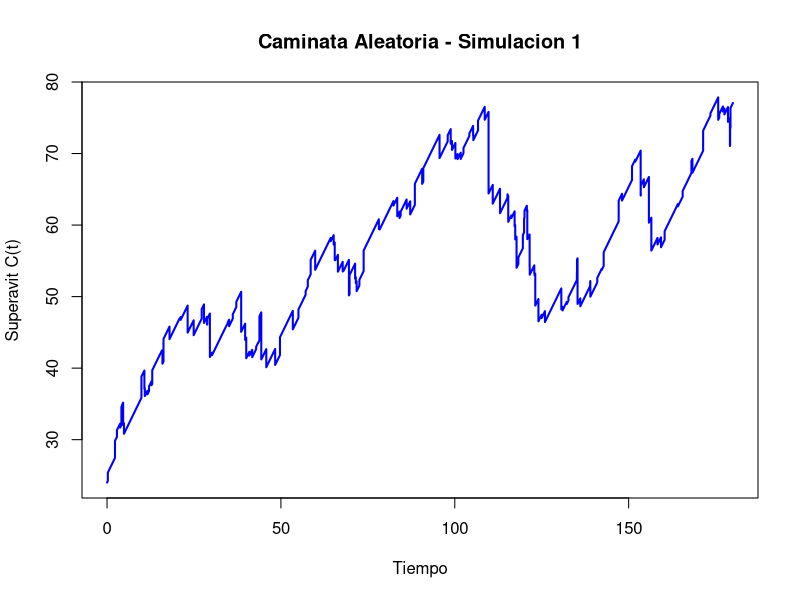
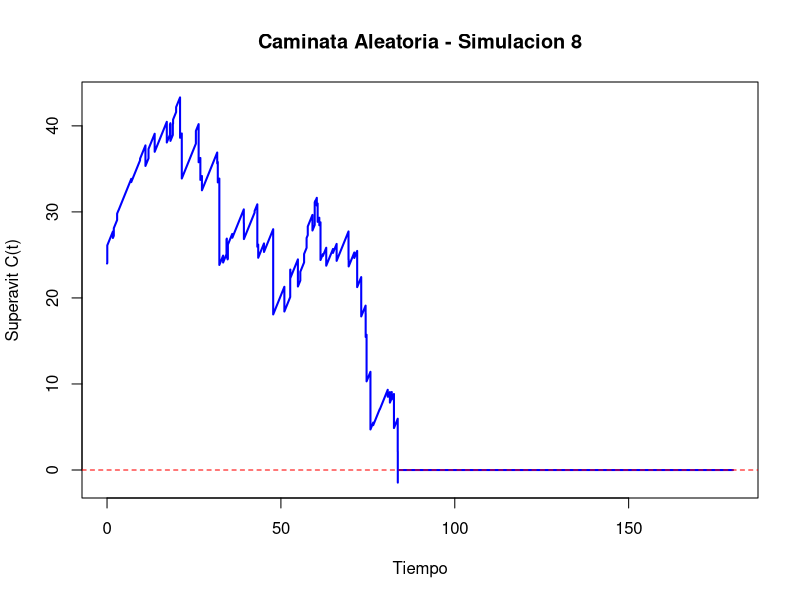

These charts were generated, in order, by the following R code: (Note: a time limit stopped this script after it produced the figures.)
set.seed(89)  # para reproducibilidad

### MODELO ###

# PARTE IV: Sensibilidad al horizonte temporal
# 15 anios

## Parametros generales del modelo
u <- 24 # capital inicial
c <- 1 # tasa de ingreso de primas por unidad de tiempo
Tmax <- 180 # tiempo total a simular
nsim <- 10000 # Numero de simulaciones para Monte Carlo

## Parametros de frecuencia
# Parametros de la distribucion de arribos de siniestros (Exponencial)
lambda <- 0.6
# Parametros de la distribucion de arribos de inyecciones (Exponencial)
lambda_2 <- 0.3

## Parametros de tamano
# Parametros de la distribucion de tamanos de siniestros (Exponencial)
lambda_3 <- 0.5
# Parametros de la distribucion de tamanos de inyecciones (Gamma)
alpha <- 2
sigma <- 0.6

### Monte Carlo ###

## Condiciones iniciales
contador_ruinas <- 0 # Contador de ruinas
contador_no_ruinas <- 0 # Contador de no-ruinas
tiempos_ruina <- numeric() # Tiempos de ruinas
utilidades <- numeric(nsim) # Utilidades
graficado_ruina <- FALSE
graficado_no_ruina <- FALSE

## Simulaciones
for (i in 1:nsim) {
  
  ## Tiempos de arribo de los siniestros
  arribos_brutos_sin <- cumsum(rexp(n = Tmax * lambda * 2, rate = lambda))
  if (tail(arribos_brutos_sin, 1) < Tmax) {
    warning("No se generaron suficientes eventos para cubrir hasta Tmax. Aumentar n.")
  }
  arribos_sin <- arribos_brutos_sin[arribos_brutos_sin <= Tmax]
  n_sin <- length(arribos_sin)
  
  ## Tiempos de arribo de las inyecciones
  arribos_brutos_iny <- cumsum(rexp(n = Tmax * lambda_2 * 2, rate = lambda_2))
  if (tail(arribos_brutos_iny, 1) < Tmax) {
    warning("No se generaron suficientes eventos para cubrir hasta Tmax. Aumentar n.")
  }
  arribos_iny <- arribos_brutos_iny[arribos_brutos_iny <= Tmax]
  n_iny <- length(arribos_iny)
  
  ## Tamanos de los siniestros
  siniestros <- rexp(n_sin, rate = lambda_3)
  
  ## Tamanos de las inyecciones
  inyecciones <- rgamma(n_iny, shape = alpha, scale = sigma)
  
  ### PROCESO DE SUPERAVIT ###
  
  ## Malla temporal
  malla_temp <- seq(0, Tmax, by = 0.001)
  Ct <- numeric(length(malla_temp))
  sin_index <- 1
  acumulados_sin <- 0
  iny_index <- 1
  acumulados_iny <- 0
  ruina_ocurrida <- FALSE
  tiempo_ruina <- NA
  
  for (j in seq_along(malla_temp)) {
    t <- malla_temp[j]
    
    ## Suma siniestros que ya ocurrieron hasta t
    while (sin_index <= n_sin && arribos_sin[sin_index] <= t) {
      acumulados_sin <- acumulados_sin + siniestros[sin_index]
      sin_index <- sin_index + 1
    }
    
    ## Suma inyecciones que ya ocurrieron hasta t
    while (iny_index <= n_iny && arribos_iny[iny_index] <= t) {
      acumulados_iny <- acumulados_iny + inyecciones[iny_index]
      iny_index <- iny_index + 1
    }
    
    ## Calculamos el superavit
    Ct[j] <- u + c * t - acumulados_sin + acumulados_iny
    
    ## Verificamos si hubo ruina
    if (!ruina_ocurrida && Ct[j] < 0) {
      ruina_ocurrida <- TRUE
      tiempo_ruina <- t
      break  # podemos salir del bucle si ya hay ruina
    }
  }
  
  ## Calculamos las utilidades (si hubo)
  t_final <- if (ruina_ocurrida) tiempo_ruina else Tmax # Tiempo final efectivo
  prima_total <- c * t_final # Prima acumulada hasta ese momento
  utilidades[i] <- prima_total - acumulados_sin # Utilidad (no incluye inyecciones, solo primas - siniestros)
  
  ## Almacenamos los datos de ruina (si hubo) o no-ruina
  if (ruina_ocurrida) {
    contador_ruinas <- contador_ruinas + 1
    tiempos_ruina <- c(tiempos_ruina, tiempo_ruina)
  }
  if (!ruina_ocurrida) {
    contador_no_ruinas <- contador_no_ruinas + 1
  }
  
  ## Graficamos la primera no-ruina
  if (!ruina_ocurrida && !graficado_no_ruina) {
    plot(malla_temp, Ct, type = "l", lwd = 2, col = "blue",
         xlab = "Tiempo", ylab = "Superavit C(t)",
         main = paste0("Caminata Aleatoria - Simulacion ", i))
    abline(h = 0, col = "red", lty = 2)
    graficado_no_ruina <- TRUE
  }
  
  ## Graficamos la primera ruina
  if (ruina_ocurrida && !graficado_ruina) {
    plot(malla_temp, Ct, type = "l", lwd = 2, col = "blue",
         xlab = "Tiempo", ylab = "Superavit C(t)",
         main = paste0("Caminata Aleatoria - Simulacion ", i))
    abline(h = 0, col = "red", lty = 2)
    graficado_ruina <- TRUE
  }
}

### Resultados ###

## Calculamos los resultados de las simulaciones Monte Carlo
prob_ruina <- contador_ruinas / nsim
tiempo_prom_ruina <- ifelse(length(tiempos_ruina) > 0, mean(tiempos_ruina), NA)

## Calculamos el Intervalo de confianza
z <- 1.96  # valor z para 95 por ciento
se <- sqrt(prob_ruina * (1 - prob_ruina) / nsim)  # error estandar
ic_inf <- prob_ruina - z * se
ic_sup <- prob_ruina + z * se
# Nota: 90 por ciento z = 1.645, 95 por ciento z = 1.96, 99 por ciento z = 2.576

### Resumen ###

## Cuadro Resumen
cat("Probabilidad estimada de ruina:", round(prob_ruina, 4), "\n")
cat("Intervalo de confianza al 95 por ciento: [", round(ic_inf, 4), ",", round(ic_sup, 4), "]\n")
cat("Tiempo promedio hasta la ruina (condicionado):", round(tiempo_prom_ruina, 4), "\n")
cat("Utilidad promedio:", round(mean(utilidades), 4), "\n")

## Graficas Resumen
if (length(tiempos_ruina) > 0) {
  hist(tiempos_ruina, breaks = 50, col = "lightblue",
       main = "Distribucion de los tiempos de ruina",
       xlab = "Tiempo de ruina", ylab = "Frecuencia")
}

hist(utilidades, breaks = 50, col = "lightgreen",
     main = "Distribucion de la utilidad (prima - siniestros)",
     xlab = "Utilidad", ylab = "Frecuencia")
